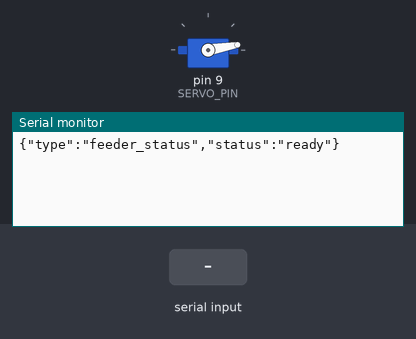
The sketch below on a simulated Arduino Uno, built with avr-gcc and run on an emulated ATmega328P. Parts: servo, the last lines printed to the serial monitor. The test bench sets the inputs (shaded band).

Above: at 1.2 s.
1.3 s: "FEED \n" received over Serial
At 2.5 s:
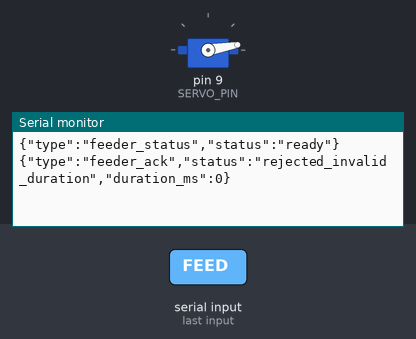
2.8 s: byte 10 ('\n') received over Serial
At 3.7 s:
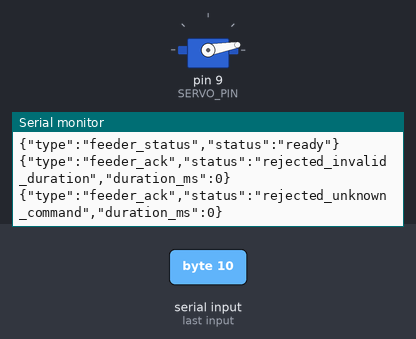

The sketch:

feeder_controller.ino
```cpp
#include <Servo.h>

constexpr uint8_t SERVO_PIN = 9;
constexpr uint8_t CLOSED_ANGLE = 10;
constexpr uint8_t OPEN_ANGLE = 75;
constexpr unsigned long MAX_OPEN_MS = 5000;
constexpr unsigned long COOLDOWN_MS = 30000;
constexpr size_t COMMAND_BUFFER_SIZE = 40;

Servo gate;
char commandBuffer[COMMAND_BUFFER_SIZE];
size_t commandLength = 0;
unsigned long lastFeedCompletedAt = 0;
bool hasFed = false;

void acknowledge(const char* status, unsigned long durationMs) {
  Serial.print(F("{\"type\":\"feeder_ack\",\"status\":\""));
  Serial.print(status);
  Serial.print(F("\",\"duration_ms\":"));
  Serial.print(durationMs);
  Serial.println(F("}"));
}

void executeFeed(unsigned long durationMs) {
  const unsigned long now = millis();
  if (durationMs == 0 || durationMs > MAX_OPEN_MS) {
    acknowledge("rejected_invalid_duration", durationMs);
    return;
  }
  if (hasFed && now - lastFeedCompletedAt < COOLDOWN_MS) {
    acknowledge("rejected_cooldown", durationMs);
    return;
  }

  gate.write(OPEN_ANGLE);
  delay(durationMs);
  gate.write(CLOSED_ANGLE);
  lastFeedCompletedAt = millis();
  hasFed = true;
  acknowledge("completed", durationMs);
}

void processCommand() {
  commandBuffer[commandLength] = '\0';
  if (strncmp(commandBuffer, "FEED ", 5) != 0) {
    acknowledge("rejected_unknown_command", 0);
    return;
  }

  char* endPointer;
  const unsigned long durationMs = strtoul(commandBuffer + 5, &endPointer, 10);
  if (endPointer == commandBuffer + 5 || *endPointer != '\0') {
    acknowledge("rejected_invalid_duration", 0);
    return;
  }
  executeFeed(durationMs);
}

void setup() {
  Serial.begin(9600);
  gate.attach(SERVO_PIN);
  gate.write(CLOSED_ANGLE); // Fail closed on boot or reset.
  Serial.println(F("{\"type\":\"feeder_status\",\"status\":\"ready\"}"));
}

void loop() {
  while (Serial.available() > 0) {
    const char incoming = Serial.read();
    if (incoming == '\n') {
      processCommand();
      commandLength = 0;
    } else if (incoming != '\r' && commandLength < COMMAND_BUFFER_SIZE - 1) {
      commandBuffer[commandLength++] = incoming;
    } else if (commandLength >= COMMAND_BUFFER_SIZE - 1) {
      commandLength = 0;
      acknowledge("rejected_command_too_long", 0);
    }
  }
}
```

Measured:
- after the input at 1.3 s, the serial monitor: prints a new line at once (image 1)
- after the input at 2.8 s, the serial monitor: prints a new line at once (image 2)
